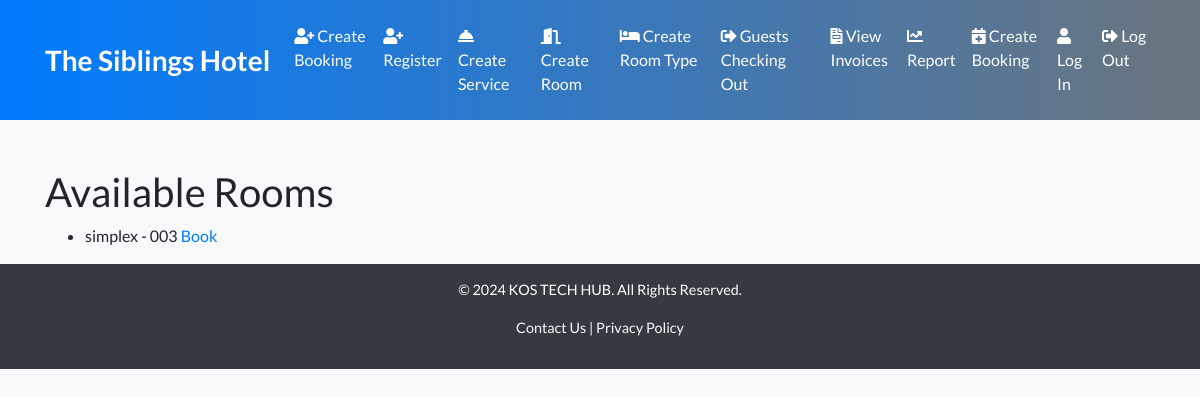
The page /available-rooms/ (signed in) on the database as committed earlier.
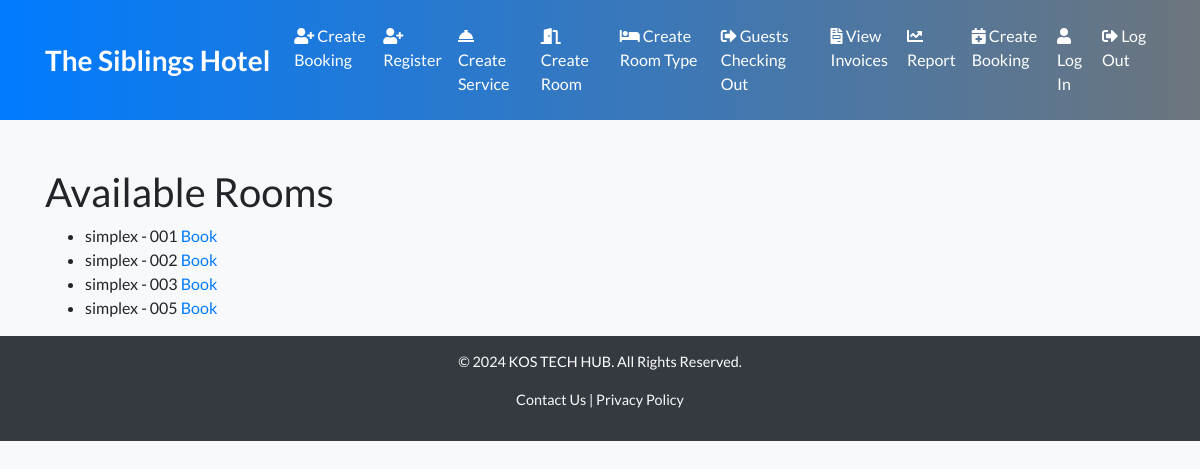
The same page on the database as committed later.
### hotel/models.py (models this page shows, shortened)
class Room(models.Model):
    room_number = models.CharField(max_length=10)
    room_type = models.ForeignKey(RoomType, on_delete=models.CASCADE)
    is_occupied = models.BooleanField(default=False)

class RoomType(models.Model):
    name = models.CharField(max_length=100)
    description = models.TextField(blank=True, null=True)
    price_per_night = models.DecimalField(max_digits=10, decimal_places=2)

### hotel/views.py (the view)
# urls.py: path('available-rooms/', views.available_rooms, name='available_rooms'),
@login_required
def available_rooms(request):
    rooms = Room.objects.filter(is_occupied=False)
    return render(request, 'hotel/available_rooms.html', {'rooms': rooms})

### hotel/templates/hotel/available_rooms.html
{% extends 'hotel/base.html' %}
{% block content %}
<h1>Available Rooms</h1>
<ul>
    {% for room in rooms %}
    <li>{{ room.room_type.name }} - {{ room.room_number }}
        <a href="{% url 'create_booking' room.id %}">Book</a>
    </li>
    {% endfor %}
</ul>
{% endblock %}

Rows that differ between the two databases and show on the page:
now on this page (row edited): Room: room_type.name "simplex", room_number "001"
now on this page (row edited): Room: room_type.name "simplex", room_number "002"
now on this page (row edited): Room: room_type.name "simplex", room_number "005"
